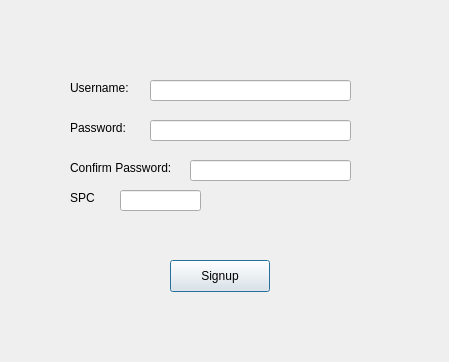
<?xml version="1.0" encoding="UTF-8"?>
<ui version="4.0">
 <class>adminsignupwindow</class>
 <widget class="QDialog" name="adminsignupwindow">
  <property name="geometry">
   <rect>
    <x>0</x>
    <y>0</y>
    <width>449</width>
    <height>362</height>
   </rect>
  </property>
  <property name="windowTitle">
   <string>Dialog</string>
  </property>
  <widget class="QLabel" name="confirmPasswordLabel">
   <property name="geometry">
    <rect>
     <x>70</x>
     <y>160</y>
     <width>121</width>
     <height>16</height>
    </rect>
   </property>
   <property name="text">
    <string>Confirm Password:</string>
   </property>
  </widget>
  <widget class="QLabel" name="usernameLabel">
   <property name="geometry">
    <rect>
     <x>70</x>
     <y>80</y>
     <width>71</width>
     <height>16</height>
    </rect>
   </property>
   <property name="text">
    <string>Username:</string>
   </property>
  </widget>
  <widget class="QLineEdit" name="passwordLineEdit">
   <property name="geometry">
    <rect>
     <x>150</x>
     <y>120</y>
     <width>201</width>
     <height>21</height>
    </rect>
   </property>
   <property name="echoMode">
    <enum>QLineEdit::Password</enum>
   </property>
  </widget>
  <widget class="QLabel" name="passwordLabel">
   <property name="geometry">
    <rect>
     <x>70</x>
     <y>120</y>
     <width>71</width>
     <height>16</height>
    </rect>
   </property>
   <property name="text">
    <string>Password:</string>
   </property>
  </widget>
  <widget class="QPushButton" name="signupPushButton">
   <property name="geometry">
    <rect>
     <x>170</x>
     <y>260</y>
     <width>100</width>
     <height>32</height>
    </rect>
   </property>
   <property name="text">
    <string>Signup</string>
   </property>
  </widget>
  <widget class="QLineEdit" name="usernameLineEdit">
   <property name="geometry">
    <rect>
     <x>150</x>
     <y>80</y>
     <width>201</width>
     <height>21</height>
    </rect>
   </property>
  </widget>
  <widget class="QLineEdit" name="confirmPasswordLineEdit">
   <property name="geometry">
    <rect>
     <x>190</x>
     <y>160</y>
     <width>161</width>
     <height>21</height>
    </rect>
   </property>
   <property name="echoMode">
    <enum>QLineEdit::Password</enum>
   </property>
  </widget>
  <widget class="QLabel" name="confirmPasswordLabel_2">
   <property name="geometry">
    <rect>
     <x>70</x>
     <y>190</y>
     <width>31</width>
     <height>16</height>
    </rect>
   </property>
   <property name="text">
    <string>SPC</string>
   </property>
  </widget>
  <widget class="QLineEdit" name="confirmPasswordLineEdit_2">
   <property name="geometry">
    <rect>
     <x>120</x>
     <y>190</y>
     <width>81</width>
     <height>21</height>
    </rect>
   </property>
   <property name="echoMode">
    <enum>QLineEdit::Password</enum>
   </property>
  </widget>
 </widget>
 <resources/>
 <connections/>
</ui>
